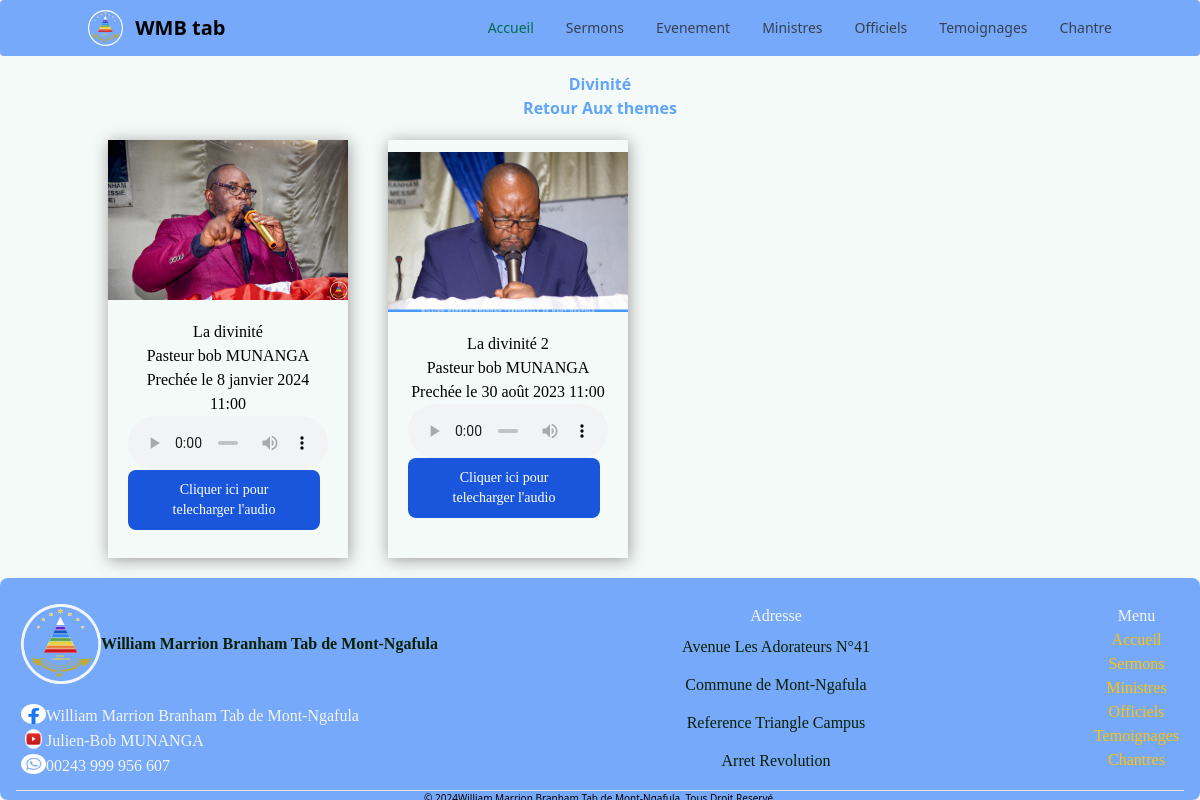
/SermonByTheme/1/, run on the app's committed database.
### sermons/models.py (models this page shows, shortened)
class Theme(models.Model):
    NomTheme = models.CharField(max_length=100, blank = False)
    ThemeDescription = models.TextField(blank=True, null=True)
    image = models.ImageField(blank=True, upload_to='sermons')
    ministre = models.ForeignKey(Ministre, on_delete=models.SET_NULL, null=True)

class Sermons(models.Model):
    titre = models.CharField(max_length=100, blank=False)
    image = models.ImageField(blank=True, upload_to='sermons')
    orateur = models.ForeignKey(Orateur, on_delete=models.SET_NULL, null=True)
    date = models.DateTimeField(default=now, null=True)
    lien = models.URLField(max_length=200, blank=True, null=True)
    audio = models.FileField(blank=True, upload_to='audio')
    Theme = models.ForeignKey(Theme, on_delete=models.SET_NULL, null=True)
    class Meta:
        verbose_name = 'Sermon'

class Orateur(models.Model):
    Noms = models.CharField(max_length=100, blank=False)
    Provenance = models.CharField(max_length = 50, blank = True, null = True)
    def __str__(self):
        return self.Noms

### sermons/views.py (the view)
# urls.py: path("SermonByTheme/<int:theme_id>/", SermonByTheme, name="SermonByTheme"),
def SermonByTheme(request, theme_id):
    theme = get_object_or_404(Theme, id=theme_id)
    sermons = Sermons.objects.filter(Theme=theme)
    return render(request, 'SermonByTheme.html', {'theme': theme, 'sermons': sermons})

### templates/SermonByTheme.html (shortened to what this page needs)
{% extends "_base.html" %}
{% load static %}
{% block content %}
<div class="text-center sm:text-left"  style="color: rgb(96 165 250 / var(--tw-text-opacity, 1)); font-weight: 600;">
    <h1>{{ theme.NomTheme }}</h1>
    <a href="{% url 'ViewTheme' %}" style="color: rgb(96 165 250 / var(--tw-text-opacity, 1)); font-weight: 600;"> Retour Aux themes </a>
</div>
<div class="flex-card">
    {% for sermon in sermons %}
  <div class="class="flex-initial md:flex flex-col" id="sermon_id">
      <img class="card-img-top" src="{{ sermon.image.url }}" alt="Card image">
      <div class="">
        <h4 class="card-title">{{ sermon.titre }} </h4>
        <h4 class="card-title">{{ sermon.orateur }} </h4>
        <p class="card-text">Prechée le {{ sermon.date }} </p>
        <p class="card-text"><audio src="{{ sermon.audio.url }}" controls style="width: 200px;"></audio></p>
        <a href="{{ sermon.audio.url }}" class="text-white bg-blue-700 hover:bg-blue-800 focus:ring-4 focus:ring-blue-300 font-medium rounded-lg text-sm px-5 py-2.5 me-2 mb-2 dark:bg-blue-600 dark:hover:bg-blue-700 focus:outline-none dark:focus:ring-blue-800">Cliquer ici pour telecharger l'audio</a>
      </div>
  </div>
    {% endfor %}
</div>
{% endblock content %}

### church/static/css/styleend.css (style rules this page uses)
#sermon_id { width: 90%; box-shadow: 1px 2px 15px #9c9b9b; }
.flex-card { display: flex; width: 400px; height: auto; }
.flex-card div { display: flex; flex-wrap: wrap; flex-direction: column; align-items: center; justify-content: center; text-align: center; margin: 20px; font-family: poppins; }
#sermon_id { box-shadow: 1px 2px 15px #9c9b9b; }

### church/static/css/style.css (style rules this page uses)
body { margin: 0px; padding: 0px; }

### templates/_base.html (style rules this page uses)
html, body { height: 100%; margin: 0; display: flex; flex-direction: column; }

### data on the page
Theme: NomTheme "Divinité"
Sermons: image (picture), titre "La divinité", orateur "Pasteur bob MUNANGA", date "8 janvier 2024 11:00"
Sermons: image (picture), titre "La divinité 2", orateur "Pasteur bob MUNANGA", date "30 août 2023 11:00"
